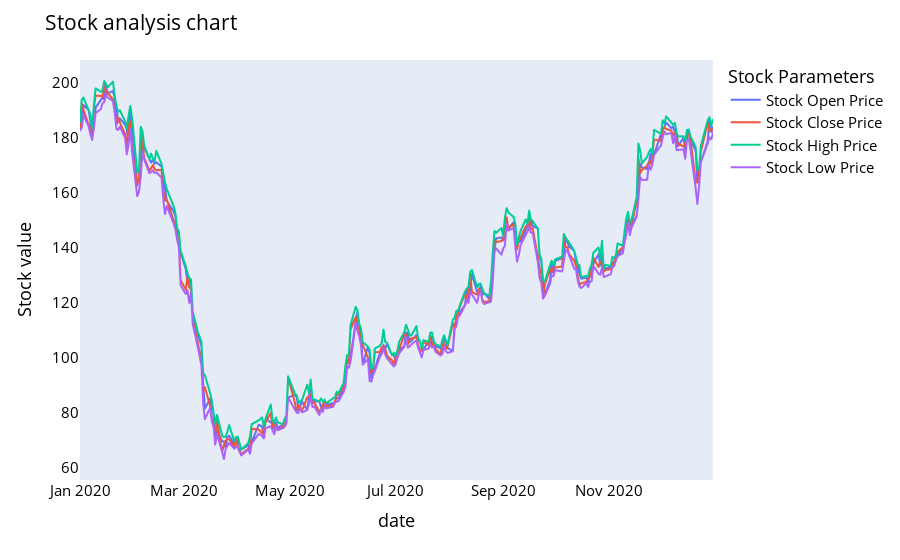

The code cell stored with this chart in its notebook:
### Code cell
names = cycle(['Stock Open Price','Stock Close Price','Stock High Price','Stock Low Price'])

fig = px.line(y_2020, x=y_2020.date, y=[y_2020['open'], y_2020['close'],
                                          y_2020['high'], y_2020['low']],
             labels={'Date': 'Date','value':'Stock value'})
fig.update_layout(title_text='Stock analysis chart', font_size=15, font_color='black',legend_title_text='Stock Parameters')
fig.for_each_trace(lambda t:  t.update(name = next(names)))
fig.update_xaxes(showgrid=False)
fig.update_yaxes(showgrid=False)

fig.show()

### Figure 1 — Plotly figure (JSON) as saved in the notebook; plotly's stock layout.template omitted (floating-point values rounded to 4 significant figures; data arrays with more than 128 entries replaced by an {"elided": "..."} marker saying what was removed)
{"data": [{"hovertemplate": "variable=open<br>date=%{x}<br>Stock value=%{y}<extra></extra>", "legendgroup": "open", "line": {"color": "#636efa", "dash": "solid"}, "marker": {"symbol": "circle"}, "mode": "lines", "name": "Stock Open Price", "showlegend": true, "type": "scattergl", "x": {"elided": "251 str values"}, "xaxis": "x", "y": {"elided": "251 float values"}, "yaxis": "y"}, {"hovertemplate": "variable=close<br>date=%{x}<br>Stock value=%{y}<extra></extra>", "legendgroup": "close", "line": {"color": "#EF553B", "dash": "solid"}, "marker": {"symbol": "circle"}, "mode": "lines", "name": "Stock Close Price", "showlegend": true, "type": "scattergl", "x": {"elided": "251 str values"}, "xaxis": "x", "y": {"elided": "251 float values"}, "yaxis": "y"}, {"hovertemplate": "variable=high<br>date=%{x}<br>Stock value=%{y}<extra></extra>", "legendgroup": "high", "line": {"color": "#00cc96", "dash": "solid"}, "marker": {"symbol": "circle"}, "mode": "lines", "name": "Stock High Price", "showlegend": true, "type": "scattergl", "x": {"elided": "251 str values"}, "xaxis": "x", "y": {"elided": "251 float values"}, "yaxis": "y"}, {"hovertemplate": "variable=low<br>date=%{x}<br>Stock value=%{y}<extra></extra>", "legendgroup": "low", "line": {"color": "#ab63fa", "dash": "solid"}, "marker": {"symbol": "circle"}, "mode": "lines", "name": "Stock Low Price", "showlegend": true, "type": "scattergl", "x": {"elided": "251 str values"}, "xaxis": "x", "y": {"elided": "251 float values"}, "yaxis": "y"}], "layout": {"font": {"color": "black", "size": 15}, "legend": {"title": {"text": "Stock Parameters"}, "tracegroupgap": 0}, "margin": {"t": 60}, "title": {"text": "Stock analysis chart"}, "xaxis": {"anchor": "y", "domain": [0, 1], "showgrid": false, "title": {"text": "date"}}, "yaxis": {"anchor": "x", "domain": [0, 1], "showgrid": false, "title": {"text": "Stock value"}}}}
